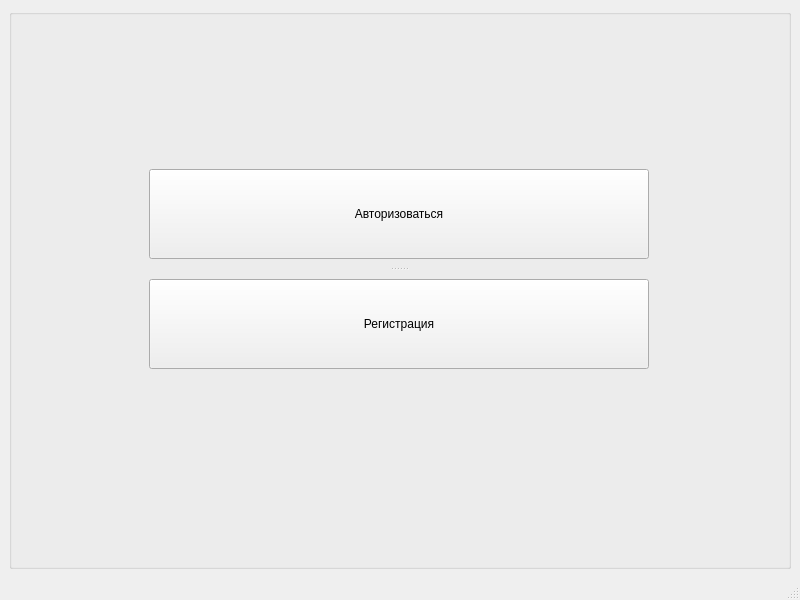
<?xml version="1.0" encoding="UTF-8"?>
<ui version="4.0">
 <class>MainWindow</class>
 <widget class="QMainWindow" name="MainWindow">
  <property name="geometry">
   <rect>
    <x>0</x>
    <y>0</y>
    <width>800</width>
    <height>600</height>
   </rect>
  </property>
  <property name="minimumSize">
   <size>
    <width>800</width>
    <height>600</height>
   </size>
  </property>
  <property name="maximumSize">
   <size>
    <width>800</width>
    <height>600</height>
   </size>
  </property>
  <property name="windowTitle">
   <string>Geometry</string>
  </property>
  <widget class="QWidget" name="centralwidget">
   <layout class="QHBoxLayout" name="horizontalLayout">
    <item>
     <widget class="QGroupBox" name="groupBox">
      <property name="title">
       <string/>
      </property>
      <widget class="QSplitter" name="splitter">
       <property name="geometry">
        <rect>
         <x>140</x>
         <y>160</y>
         <width>500</width>
         <height>200</height>
        </rect>
       </property>
       <property name="sizePolicy">
        <sizepolicy hsizetype="Fixed" vsizetype="Fixed">
         <horstretch>0</horstretch>
         <verstretch>0</verstretch>
        </sizepolicy>
       </property>
       <property name="minimumSize">
        <size>
         <width>500</width>
         <height>200</height>
        </size>
       </property>
       <property name="orientation">
        <enum>Qt::Vertical</enum>
       </property>
       <property name="handleWidth">
        <number>20</number>
       </property>
       <widget class="QPushButton" name="Authorization">
        <property name="maximumSize">
         <size>
          <width>800</width>
          <height>16777215</height>
         </size>
        </property>
        <property name="text">
         <string>Авторизоваться</string>
        </property>
       </widget>
       <widget class="QPushButton" name="Registration">
        <property name="text">
         <string>Регистрация</string>
        </property>
       </widget>
      </widget>
     </widget>
    </item>
   </layout>
  </widget>
  <widget class="QStatusBar" name="statusbar"/>
 </widget>
 <resources/>
 <connections/>
</ui>
